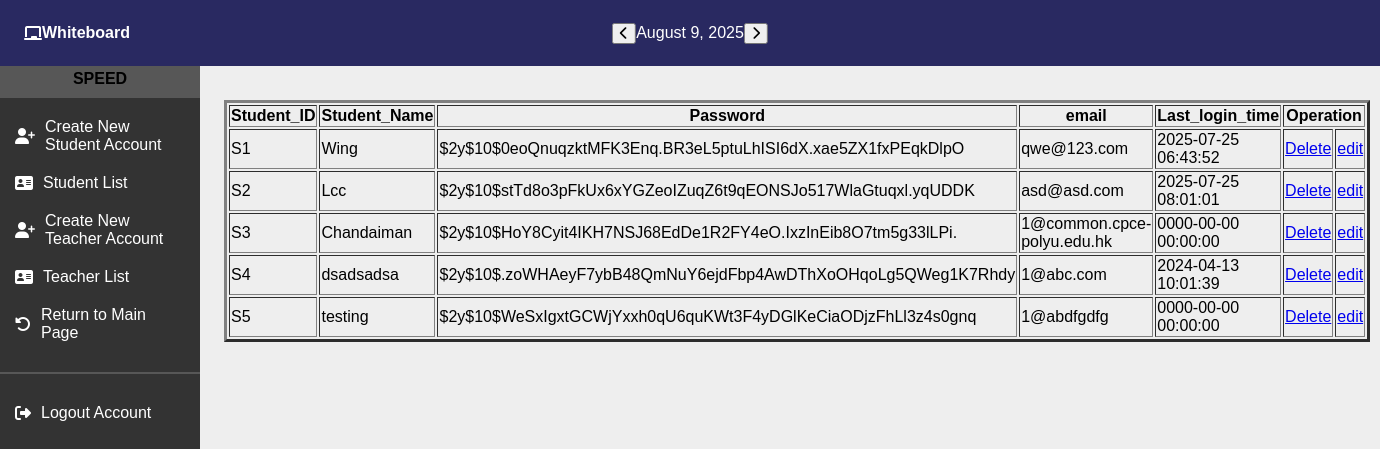
Page /studentview.php on the committed database.
### tables this page shows
CREATE TABLE `user` (
  `ID` varchar(11) NOT NULL,
  `Name` varchar(128) NOT NULL,
  `Pw` varchar(256) NOT NULL,
  `email` varchar(128) NOT NULL,
  `Last_login_time` datetime NOT NULL,
  `saftyquestion` int(11) NOT NULL,
  `Answer` varchar(128) NOT NULL
);

### studentview.php (the view, shortened to what this page needs)
<!DOCTYPE html>
<head>
</head>
<?php
	include 'A-left-nav.php';
	include 'top-nav.php';
?>
<html>
<body>
<div class="main-content">
		<table border='3'>
			<tr>
			<th>Student_ID</th>
			<th>Student_Name</th>
			<th>Password</th>
			<th>email</th>
			<th>Last_login_time</th>
			<th colspan="2" align="center">Operation</th>
		<?php
			include("db.php");
			$sql = "SELECT * FROM user where ID like 'S%'";
			$result = mysqli_query($conn, $sql);
			$type = "student";
			if (mysqli_num_rows($result) > 0)
			{
				while($row = mysqli_fetch_assoc($result))
				{
					echo "<tr>
							<td>".$row["ID"]. "</td>
							<td>".$row["Name"]. "</td>
							<td>".$row["Pw"]. "</td>
							<td>".$row["email"]. "</td>
							<td>".$row["Last_login_time"]. "</td>
							<td> <a href = 'delete.php?id=$row[ID]&type=$type'> Delete </td>
							<td> <a href = 'edit.php?id=$row[ID]&name=$row[Name]&email=$row[email]&type=$type'> edit </td>
						</tr>";
				}
				echo "</table>";
			}
			else
				echo "No records";
		?>
</body>
</html>

### main.css (style rules this page uses)
* { box-sizing: border-box; }
body { font-family: 'Arial', sans-serif; margin: 0; padding: 0; }
.main-content { margin-left: 250px; padding: 1em; }
body, h1, h2, h3, p, ul, li, a, div { margin: 0; padding: 0; }
body { font-family: Arial, sans-serif; background-color: #eee; }
.main-content { margin-left: 200px; padding: 1.5rem; padding-top: 100px; display: flex; flex-direction: column; gap: 20px; }

### rows in the picture
user: ID "S1", Name "Wing", Pw "$2y$10$0eoQnuqzktMFK3Enq.BR3eL5ptuLhISI6dX.xae5ZX1fxPEqkDlpO", email "qwe@123.com", Last_login_time "2025-07-25 06:43:52"
user: ID "S2", Name "Lcc", Pw "$2y$10$stTd8o3pFkUx6xYGZeoIZuqZ6t9qEONSJo517WlaGtuqxl.yqUDDK", email "asd@asd.com", Last_login_time "2025-07-25 08:01:01"
user: ID "S3", Name "Chandaiman", Pw "$2y$10$HoY8Cyit4IKH7NSJ68EdDe1R2FY4eO.IxzInEib8O7tm5g33lLPi.", email "1@common.cpce-polyu.edu.hk", Last_login_time "0000-00-00 00:00:00"
user: ID "S4", Name "dsadsadsa", Pw "$2y$10$.zoWHAeyF7ybB48QmNuY6ejdFbp4AwDThXoOHqoLg5QWeg1K7Rhdy", email "1@abc.com", Last_login_time "2024-04-13 10:01:39"
user: ID "S5", Name "testing", Pw "$2y$10$WeSxIgxtGCWjYxxh0qU6quKWt3F4yDGlKeCiaODjzFhLl3z4s0gnq", email "1@abdfgdfg", Last_login_time "0000-00-00 00:00:00"
